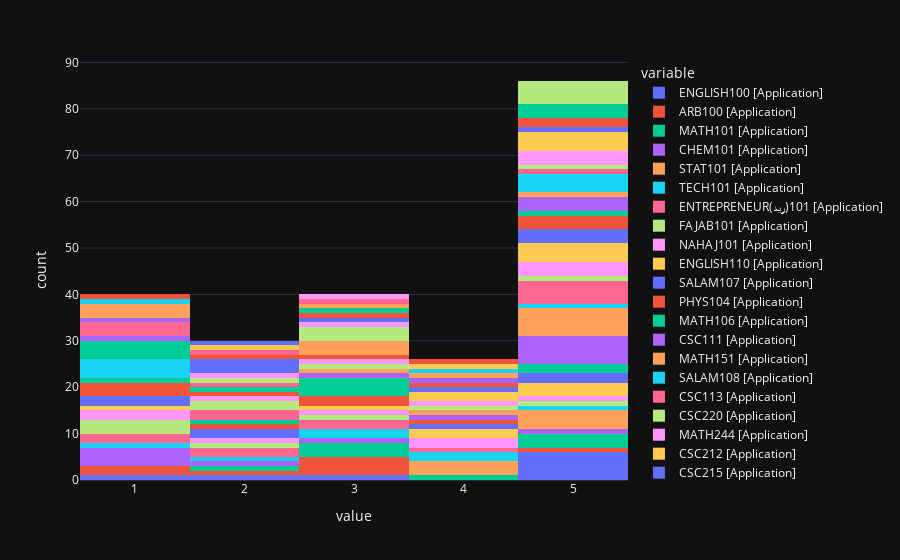

Write notebook code for a chart like this one.
### Code cell
px.histogram(df_by_regex(".*Application.*"))

### Figure 1 — Plotly figure (JSON) as saved in the notebook; plotly's stock layout.template omitted (floating-point values rounded to 4 significant figures)
{"data": [{"alignmentgroup": "True", "bingroup": "x", "hovertemplate": "variable=ENGLISH100 [Application]<br>value=%{x}<br>count=%{y}<extra></extra>", "legendgroup": "ENGLISH100 [Application]", "marker": {"color": "#636efa", "pattern": {"shape": ""}}, "name": "ENGLISH100 [Application]", "offsetgroup": "ENGLISH100 [Application]", "orientation": "v", "showlegend": true, "type": "histogram", "x": [5, 5, 5, 3, 5, 5, 5, 2, 1], "xaxis": "x", "yaxis": "y"}, {"alignmentgroup": "True", "bingroup": "x", "hovertemplate": "variable=ARB100 [Application]<br>value=%{x}<br>count=%{y}<extra></extra>", "legendgroup": "ARB100 [Application]", "marker": {"color": "#EF553B", "pattern": {"shape": ""}}, "name": "ARB100 [Application]", "offsetgroup": "ARB100 [Application]", "orientation": "v", "showlegend": true, "type": "histogram", "x": [1, 3, 3, null, 1, 2, 5, 3, 3], "xaxis": "x", "yaxis": "y"}, {"alignmentgroup": "True", "bingroup": "x", "hovertemplate": "variable=MATH101 [Application]<br>value=%{x}<br>count=%{y}<extra></extra>", "legendgroup": "MATH101 [Application]", "marker": {"color": "#00cc96", "pattern": {"shape": ""}}, "name": "MATH101 [Application]", "offsetgroup": "MATH101 [Application]", "orientation": "v", "showlegend": true, "type": "histogram", "x": [5, 4, 3, null, 3, 3, 5, 2, 5], "xaxis": "x", "yaxis": "y"}, {"alignmentgroup": "True", "bingroup": "x", "hovertemplate": "variable=CHEM101 [Application]<br>value=%{x}<br>count=%{y}<extra></extra>", "legendgroup": "CHEM101 [Application]", "marker": {"color": "#ab63fa", "pattern": {"shape": ""}}, "name": "CHEM101 [Application]", "offsetgroup": "CHEM101 [Application]", "orientation": "v", "showlegend": true, "type": "histogram", "x": [1, null, 1, null, 1, 3, 1, 2, 5], "xaxis": "x", "yaxis": "y"}, {"alignmentgroup": "True", "bingroup": "x", "hovertemplate": "variable=STAT101 [Application]<br>value=%{x}<br>count=%{y}<extra></extra>", "legendgroup": "STAT101 [Application]", "marker": {"color": "#FFA15A", "pattern": {"shape": ""}}, "name": "STAT101 [Application]", "offsetgroup": "STAT101 [Application]", "orientation": "v", "showlegend": true, "type": "histogram", "x": [5, null, 5, null, 4, 4, 4, 5, 5], "xaxis": "x", "yaxis": "y"}, {"alignmentgroup": "True", "bingroup": "x", "hovertemplate": "variable=TECH101 [Application]<br>value=%{x}<br>count=%{y}<extra></extra>", "legendgroup": "TECH101 [Application]", "marker": {"color": "#19d3f3", "pattern": {"shape": ""}}, "name": "TECH101 [Application]", "offsetgroup": "TECH101 [Application]", "orientation": "v", "showlegend": true, "type": "histogram", "x": [4, null, 1, null, 4, 3, 2, 3, 5], "xaxis": "x", "yaxis": "y"}, {"alignmentgroup": "True", "bingroup": "x", "hovertemplate": "variable=ENTREPRENEUR(ريد)101 [Application]<br>value=%{x}<br>count=%{y}<extra></extra>", "legendgroup": "ENTREPRENEUR(ريد)101 [Application]", "marker": {"color": "#FF6692", "pattern": {"shape": ""}}, "name": "ENTREPRENEUR(ريد)101 [Application]", "offsetgroup": "ENTREPRENEUR(ريد)101 [Application]", "orientation": "v", "showlegend": true, "type": "histogram", "x": [1, null, 4, null, 3, 2, 3, 2, 1], "xaxis": "x", "yaxis": "y"}, {"alignmentgroup": "True", "bingroup": "x", "hovertemplate": "variable=FAJAB101 [Application]<br>value=%{x}<br>count=%{y}<extra></extra>", "legendgroup": "FAJAB101 [Application]", "marker": {"color": "#B6E880", "pattern": {"shape": ""}}, "name": "FAJAB101 [Application]", "offsetgroup": "FAJAB101 [Application]", "orientation": "v", "showlegend": true, "type": "histogram", "x": [1, null, 1, null, 1, null, 3, 2, 5], "xaxis": "x", "yaxis": "y"}, {"alignmentgroup": "True", "bingroup": "x", "hovertemplate": "variable=NAHAJ101 [Application]<br>value=%{x}<br>count=%{y}<extra></extra>", "legendgroup": "NAHAJ101 [Application]", "marker": {"color": "#FF97FF", "pattern": {"shape": ""}}, "name": "NAHAJ101 [Application]", "offsetgroup": "NAHAJ101 [Application]", "orientation": "v", "showlegend": true, "type": "histogram", "x": [2, null, 1, null, 4, 1, 4, 3, 5], "xaxis": "x", "yaxis": "y"}, {"alignmentgroup": "True", "bingroup": "x", "hovertemplate": "variable=ENGLISH110 [Application]<br>value=%{x}<br>count=%{y}<extra></extra>", "legendgroup": "ENGLISH110 [Application]", "marker": {"color": "#FECB52", "pattern": {"shape": ""}}, "name": "ENGLISH110 [Application]", "offsetgroup": "ENGLISH110 [Application]", "orientation": "v", "showlegend": true, "type": "histogram", "x": [5, null, 5, null, 5, 4, 4, 3, 1], "xaxis": "x", "yaxis": "y"}, {"alignmentgroup": "True", "bingroup": "x", "hovertemplate": "variable=SALAM107 [Application]<br>value=%{x}<br>count=%{y}<extra></extra>", "legendgroup": "SALAM107 [Application]", "marker": {"color": "#636efa", "pattern": {"shape": ""}}, "name": "SALAM107 [Application]", "offsetgroup": "SALAM107 [Application]", "orientation": "v", "showlegend": true, "type": "histogram", "x": [1, null, 5, 5, null, 2, 4, 2, 1], "xaxis": "x", "yaxis": "y"}, {"alignmentgroup": "True", "bingroup": "x", "hovertemplate": "variable=PHYS104 [Application]<br>value=%{x}<br>count=%{y}<extra></extra>", "legendgroup": "PHYS104 [Application]", "marker": {"color": "#EF553B", "pattern": {"shape": ""}}, "name": "PHYS104 [Application]", "offsetgroup": "PHYS104 [Application]", "orientation": "v", "showlegend": true, "type": "histogram", "x": [3, null, 1, 1, 2, null, 4, 1, 3], "xaxis": "x", "yaxis": "y"}, {"alignmentgroup": "True", "bingroup": "x", "hovertemplate": "variable=MATH106 [Application]<br>value=%{x}<br>count=%{y}<extra></extra>", "legendgroup": "MATH106 [Application]", "marker": {"color": "#00cc96", "pattern": {"shape": ""}}, "name": "MATH106 [Application]", "offsetgroup": "MATH106 [Application]", "orientation": "v", "showlegend": true, "type": "histogram", "x": [3, null, 3, 1, 2, 3, 5, 3, 5], "xaxis": "x", "yaxis": "y"}, {"alignmentgroup": "True", "bingroup": "x", "hovertemplate": "variable=CSC111 [Application]<br>value=%{x}<br>count=%{y}<extra></extra>", "legendgroup": "CSC111 [Application]", "marker": {"color": "#ab63fa", "pattern": {"shape": ""}}, "name": "CSC111 [Application]", "offsetgroup": "CSC111 [Application]", "orientation": "v", "showlegend": true, "type": "histogram", "x": [5, null, 5, 3, 5, 5, 5, 4, 5], "xaxis": "x", "yaxis": "y"}, {"alignmentgroup": "True", "bingroup": "x", "hovertemplate": "variable=MATH151 [Application]<br>value=%{x}<br>count=%{y}<extra></extra>", "legendgroup": "MATH151 [Application]", "marker": {"color": "#FFA15A", "pattern": {"shape": ""}}, "name": "MATH151 [Application]", "offsetgroup": "MATH151 [Application]", "orientation": "v", "showlegend": true, "type": "histogram", "x": [4, null, 5, 5, 3, 5, 5, 5, 5], "xaxis": "x", "yaxis": "y"}, {"alignmentgroup": "True", "bingroup": "x", "hovertemplate": "variable=SALAM108 [Application]<br>value=%{x}<br>count=%{y}<extra></extra>", "legendgroup": "SALAM108 [Application]", "marker": {"color": "#19d3f3", "pattern": {"shape": ""}}, "name": "SALAM108 [Application]", "offsetgroup": "SALAM108 [Application]", "orientation": "v", "showlegend": true, "type": "histogram", "x": [1, null, 1, 5, null, null, null, 1, 1], "xaxis": "x", "yaxis": "y"}, {"alignmentgroup": "True", "bingroup": "x", "hovertemplate": "variable=CSC113 [Application]<br>value=%{x}<br>count=%{y}<extra></extra>", "legendgroup": "CSC113 [Application]", "marker": {"color": "#FF6692", "pattern": {"shape": ""}}, "name": "CSC113 [Application]", "offsetgroup": "CSC113 [Application]", "orientation": "v", "showlegend": true, "type": "histogram", "x": [2, null, 5, 5, 5, null, 5, 2, 5], "xaxis": "x", "yaxis": "y"}, {"alignmentgroup": "True", "bingroup": "x", "hovertemplate": "variable=CSC220 [Application]<br>value=%{x}<br>count=%{y}<extra></extra>", "legendgroup": "CSC220 [Application]", "marker": {"color": "#B6E880", "pattern": {"shape": ""}}, "name": "CSC220 [Application]", "offsetgroup": "CSC220 [Application]", "orientation": "v", "showlegend": true, "type": "histogram", "x": [5, null, 2, null, 2, null, 3, 4, null], "xaxis": "x", "yaxis": "y"}, {"alignmentgroup": "True", "bingroup": "x", "hovertemplate": "variable=MATH244 [Application]<br>value=%{x}<br>count=%{y}<extra></extra>", "legendgroup": "MATH244 [Application]", "marker": {"color": "#FF97FF", "pattern": {"shape": ""}}, "name": "MATH244 [Application]", "offsetgroup": "MATH244 [Application]", "orientation": "v", "showlegend": true, "type": "histogram", "x": [5, null, 5, 2, 3, null, 5, 4, null], "xaxis": "x", "yaxis": "y"}, {"alignmentgroup": "True", "bingroup": "x", "hovertemplate": "variable=CSC212 [Application]<br>value=%{x}<br>count=%{y}<extra></extra>", "legendgroup": "CSC212 [Application]", "marker": {"color": "#FECB52", "pattern": {"shape": ""}}, "name": "CSC212 [Application]", "offsetgroup": "CSC212 [Application]", "orientation": "v", "showlegend": true, "type": "histogram", "x": [4, null, 5, null, 5, null, 5, 4, 5], "xaxis": "x", "yaxis": "y"}, {"alignmentgroup": "True", "bingroup": "x", "hovertemplate": "variable=CSC215 [Application]<br>value=%{x}<br>count=%{y}<extra></extra>", "legendgroup": "CSC215 [Application]", "marker": {"color": "#636efa", "pattern": {"shape": ""}}, "name": "CSC215 [Application]", "offsetgroup": "CSC215 [Application]", "orientation": "v", "showlegend": true, "type": "histogram", "x": [5, null, 5, null, null, null, null, 4, 5], "xaxis": "x", "yaxis": "y"}, {"alignmentgroup": "True", "bingroup": "x", "hovertemplate": "variable=MATH281 [Application]<br>value=%{x}<br>count=%{y}<extra></extra>", "legendgroup": "MATH281 [Application]", "marker": {"color": "#EF553B", "pattern": {"shape": ""}}, "name": "MATH281 [Application]", "offsetgroup": "MATH281 [Application]", "orientation": "v", "showlegend": true, "type": "histogram", "x": [2, null, 5, null, 3, null, 5, 4, 5], "xaxis": "x", "yaxis": "y"}, {"alignmentgroup": "True", "bingroup": "x", "hovertemplate": "variable=CSC304 [Application]<br>value=%{x}<br>count=%{y}<extra></extra>", "legendgroup": "CSC304 [Application]", "marker": {"color": "#00cc96", "pattern": {"shape": ""}}, "name": "CSC304 [Application]", "offsetgroup": "CSC304 [Application]", "orientation": "v", "showlegend": true, "type": "histogram", "x": [1, null, 1, null, 1, null, 1, 5, 2], "xaxis": "x", "yaxis": "y"}, {"alignmentgroup": "True", "bingroup": "x", "hovertemplate": "variable=CSC380 [Application]<br>value=%{x}<br>count=%{y}<extra></extra>", "legendgroup": "CSC380 [Application]", "marker": {"color": "#ab63fa", "pattern": {"shape": ""}}, "name": "CSC380 [Application]", "offsetgroup": "CSC380 [Application]", "orientation": "v", "showlegend": true, "type": "histogram", "x": [5, null, 4, null, 5, null, null, 1, 5], "xaxis": "x", "yaxis": "y"}, {"alignmentgroup": "True", "bingroup": "x", "hovertemplate": "variable=CSC227 [Application]<br>value=%{x}<br>count=%{y}<extra></extra>", "legendgroup": "CSC227 [Application]", "marker": {"color": "#FFA15A", "pattern": {"shape": ""}}, "name": "CSC227 [Application]", "offsetgroup": "CSC227 [Application]", "orientation": "v", "showlegend": true, "type": "histogram", "x": [4, null, 3, null, 5, null, null, 3, 3], "xaxis": "x", "yaxis": "y"}, {"alignmentgroup": "True", "bingroup": "x", "hovertemplate": "variable=CSC311 [Application]<br>value=%{x}<br>count=%{y}<extra></extra>", "legendgroup": "CSC311 [Application]", "marker": {"color": "#19d3f3", "pattern": {"shape": ""}}, "name": "CSC311 [Application]", "offsetgroup": "CSC311 [Application]", "orientation": "v", "showlegend": true, "type": "histogram", "x": [4, null, 5, null, 5, null, null, 5, 5], "xaxis": "x", "yaxis": "y"}, {"alignmentgroup": "True", "bingroup": "x", "hovertemplate": "variable=CSC339 [Application]<br>value=%{x}<br>count=%{y}<extra></extra>", "legendgroup": "CSC339 [Application]", "marker": {"color": "#FF6692", "pattern": {"shape": ""}}, "name": "CSC339 [Application]", "offsetgroup": "CSC339 [Application]", "orientation": "v", "showlegend": true, "type": "histogram", "x": [1, null, 1, null, 1, null, null, 2, 5], "xaxis": "x", "yaxis": "y"}, {"alignmentgroup": "True", "bingroup": "x", "hovertemplate": "variable=CSC343 [Application]<br>value=%{x}<br>count=%{y}<extra></extra>", "legendgroup": "CSC343 [Application]", "marker": {"color": "#B6E880", "pattern": {"shape": ""}}, "name": "CSC343 [Application]", "offsetgroup": "CSC343 [Application]", "orientation": "v", "showlegend": true, "type": "histogram", "x": [3, null, 3, null, 5, null, null, 3, 2], "xaxis": "x", "yaxis": "y"}, {"alignmentgroup": "True", "bingroup": "x", "hovertemplate": "variable=CSC361 [Application]<br>value=%{x}<br>count=%{y}<extra></extra>", "legendgroup": "CSC361 [Application]", "marker": {"color": "#FF97FF", "pattern": {"shape": ""}}, "name": "CSC361 [Application]", "offsetgroup": "CSC361 [Application]", "orientation": "v", "showlegend": true, "type": "histogram", "x": [3, null, 5, null, 5, null, null, 2, 5], "xaxis": "x", "yaxis": "y"}, {"alignmentgroup": "True", "bingroup": "x", "hovertemplate": "variable=CSC329 [Application]<br>value=%{x}<br>count=%{y}<extra></extra>", "legendgroup": "CSC329 [Application]", "marker": {"color": "#FECB52", "pattern": {"shape": ""}}, "name": "CSC329 [Application]", "offsetgroup": "CSC329 [Application]", "orientation": "v", "showlegend": true, "type": "histogram", "x": [5, null, 5, null, 5, null, null, 4, 5], "xaxis": "x", "yaxis": "y"}, {"alignmentgroup": "True", "bingroup": "x", "hovertemplate": "variable=CSC340 [Application]<br>value=%{x}<br>count=%{y}<extra></extra>", "legendgroup": "CSC340 [Application]", "marker": {"color": "#636efa", "pattern": {"shape": ""}}, "name": "CSC340 [Application]", "offsetgroup": "CSC340 [Application]", "orientation": "v", "showlegend": true, "type": "histogram", "x": [2, null, 5, null, 2, null, null, 3, 2], "xaxis": "x", "yaxis": "y"}, {"alignmentgroup": "True", "bingroup": "x", "hovertemplate": "variable=CSC453 [Application]<br>value=%{x}<br>count=%{y}<extra></extra>", "legendgroup": "CSC453 [Application]", "marker": {"color": "#EF553B", "pattern": {"shape": ""}}, "name": "CSC453 [Application]", "offsetgroup": "CSC453 [Application]", "orientation": "v", "showlegend": true, "type": "histogram", "x": [3, null, 5, null, 4, null, null, 2, 5], "xaxis": "x", "yaxis": "y"}, {"alignmentgroup": "True", "bingroup": "x", "hovertemplate": "variable=CSC496 [Application]<br>value=%{x}<br>count=%{y}<extra></extra>", "legendgroup": "CSC496 [Application]", "marker": {"color": "#00cc96", "pattern": {"shape": ""}}, "name": "CSC496 [Application]", "offsetgroup": "CSC496 [Application]", "orientation": "v", "showlegend": true, "type": "histogram", "x": [5, null, 3, null, 5, null, null, null, 5], "xaxis": "x", "yaxis": "y"}, {"alignmentgroup": "True", "bingroup": "x", "hovertemplate": "variable=PHYS210 [Application]<br>value=%{x}<br>count=%{y}<extra></extra>", "legendgroup": "PHYS210 [Application]", "marker": {"color": "#ab63fa", "pattern": {"shape": ""}}, "name": "PHYS210 [Application]", "offsetgroup": "PHYS210 [Application]", "orientation": "v", "showlegend": true, "type": "histogram", "x": [null, null, 1, null, null, null, null, null, null], "xaxis": "x", "yaxis": "y"}, {"alignmentgroup": "True", "bingroup": "x", "hovertemplate": "variable=PHYS103 [Application]<br>value=%{x}<br>count=%{y}<extra></extra>", "legendgroup": "PHYS103 [Application]", "marker": {"color": "#FFA15A", "pattern": {"shape": ""}}, "name": "PHYS103 [Application]", "offsetgroup": "PHYS103 [Application]", "orientation": "v", "showlegend": true, "type": "histogram", "x": [3, null, 1, 1, null, null, 1, null, null], "xaxis": "x", "yaxis": "y"}, {"alignmentgroup": "True", "bingroup": "x", "hovertemplate": "variable=CHEM103 [Application]<br>value=%{x}<br>count=%{y}<extra></extra>", "legendgroup": "CHEM103 [Application]", "marker": {"color": "#19d3f3", "pattern": {"shape": ""}}, "name": "CHEM103 [Application]", "offsetgroup": "CHEM103 [Application]", "orientation": "v", "showlegend": true, "type": "histogram", "x": [null, null, 1, null, null, null, null, null, null], "xaxis": "x", "yaxis": "y"}, {"alignmentgroup": "True", "bingroup": "x", "hovertemplate": "variable=CSC443 [Application]<br>value=%{x}<br>count=%{y}<extra></extra>", "legendgroup": "CSC443 [Application]", "marker": {"color": "#FF6692", "pattern": {"shape": ""}}, "name": "CSC443 [Application]", "offsetgroup": "CSC443 [Application]", "orientation": "v", "showlegend": true, "type": "histogram", "x": [2, null, 3, null, null, null, null, null, null], "xaxis": "x", "yaxis": "y"}, {"alignmentgroup": "True", "bingroup": "x", "hovertemplate": "variable=CSC462 [Application]<br>value=%{x}<br>count=%{y}<extra></extra>", "legendgroup": "CSC462 [Application]", "marker": {"color": "#B6E880", "pattern": {"shape": ""}}, "name": "CSC462 [Application]", "offsetgroup": "CSC462 [Application]", "orientation": "v", "showlegend": true, "type": "histogram", "x": [5, null, 5, null, 5, null, null, 5, 5], "xaxis": "x", "yaxis": "y"}, {"alignmentgroup": "True", "bingroup": "x", "hovertemplate": "variable=CSC476 [Application]<br>value=%{x}<br>count=%{y}<extra></extra>", "legendgroup": "CSC476 [Application]", "marker": {"color": "#FF97FF", "pattern": {"shape": ""}}, "name": "CSC476 [Application]", "offsetgroup": "CSC476 [Application]", "orientation": "v", "showlegend": true, "type": "histogram", "x": [null, null, 3, null, null, null, null, null, null], "xaxis": "x", "yaxis": "y"}, {"alignmentgroup": "True", "bingroup": "x", "hovertemplate": "variable=CSC478 [Application]<br>value=%{x}<br>count=%{y}<extra></extra>", "legendgroup": "CSC478 [Application]", "marker": {"color": "#FECB52", "pattern": {"shape": ""}}, "name": "CSC478 [Application]", "offsetgroup": "CSC478 [Application]", "orientation": "v", "showlegend": true, "type": "histogram", "x": [null, null, 2, null, null, null, null, null, null], "xaxis": "x", "yaxis": "y"}, {"alignmentgroup": "True", "bingroup": "x", "hovertemplate": "variable=CSC484 [Application]<br>value=%{x}<br>count=%{y}<extra></extra>", "legendgroup": "CSC484 [Application]", "marker": {"color": "#636efa", "pattern": {"shape": ""}}, "name": "CSC484 [Application]", "offsetgroup": "CSC484 [Application]", "orientation": "v", "showlegend": true, "type": "histogram", "x": [null, null, 2, null, null, null, null, null, null], "xaxis": "x", "yaxis": "y"}, {"alignmentgroup": "True", "bingroup": "x", "hovertemplate": "variable=CSC489 [Application]<br>value=%{x}<br>count=%{y}<extra></extra>", "legendgroup": "CSC489 [Application]", "marker": {"color": "#EF553B", "pattern": {"shape": ""}}, "name": "CSC489 [Application]", "offsetgroup": "CSC489 [Application]", "orientation": "v", "showlegend": true, "type": "histogram", "x": [null, null, 1, null, null, null, null, null, null], "xaxis": "x", "yaxis": "y"}], "layout": {"barmode": "relative", "legend": {"title": {"text": "variable"}, "tracegroupgap": 0}, "margin": {"t": 60}, "xaxis": {"anchor": "y", "domain": [0, 1], "title": {"text": "value"}}, "yaxis": {"anchor": "x", "domain": [0, 1], "title": {"text": "count"}}}}
